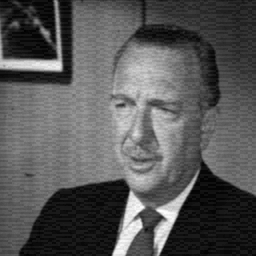
#> input picture Results/Walter_Fresh_Watermarked.png, 256 x 256 px
$ python simulate_face_swap.py
#> lines starting #> are read from the running program, lines starting #| are printed output that depends on the picture; after the words box and inside, x2 and y2 are one past the last pixel; in counts of white or black regions, pixels touching at a corner belong together; pictures that were not available may be replaced by others from this repository, and a replacement may not be noted
import os
import cv2
import numpy as np

def simulate_seamless_faceswap():
    base_dir = os.path.dirname(os.path.dirname(os.path.abspath(__file__)))
    results_dir = os.path.join(base_dir, "Results")
    attacked_dir = os.path.join(base_dir, "watermarked_attacked_images")
    os.makedirs(attacked_dir, exist_ok=True)

    target_path = os.path.join(results_dir, "Walter_Fresh_Watermarked.png")
    donor_path = os.path.join(base_dir, "RawImages", "Lena.png")

    if not os.path.exists(target_path):
        print(f"[!] Error: Could not find watermarked target at {target_path}")
        return
    if not os.path.exists(donor_path):
        print(f"[!] Error: Could not find donor image at {donor_path}")
        return

    target_img = cv2.imread(target_path, cv2.IMREAD_GRAYSCALE)
#> target_img is the input picture: shape (256, 256); min 0, max 253, mean 86.8
    donor_img = cv2.imread(donor_path, cv2.IMREAD_GRAYSCALE)
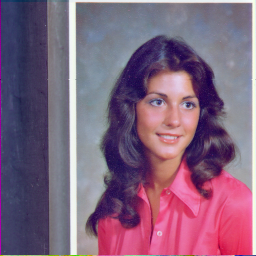
#> input picture RawImages/Lena.tiff, 256 x 256 px, given in place of Lena.png, which was not available
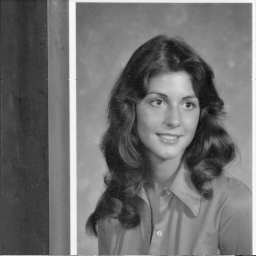
#> donor_img: shape (256, 256); min 14, max 250, mean 111.2

    target_img = cv2.resize(target_img, (256, 256))
    donor_img = cv2.resize(donor_img, (256, 256))

    y1, y2, x1, x2 = 70, 180, 80, 170
    donor_face = donor_img[y1:y2, x1:x2]
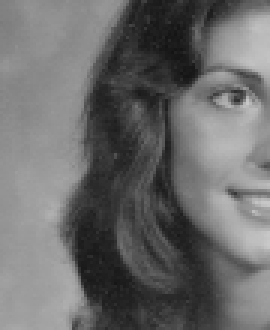
#> donor_face: shape (110, 90) (shown 3 times larger); min 20, max 201, mean 106.8

    mask = np.zeros_like(donor_face)
    cv2.ellipse(mask, (donor_face.shape[1]//2, donor_face.shape[0]//2),
               (donor_face.shape[1]//2 - 5, donor_face.shape[0]//2 - 5),
               0, 0, 360, 255, -1)
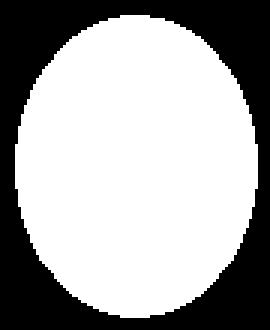
#> mask: shape (110, 90) (shown 3 times larger); 64.7% white; 1 black region, box (x1, y1, x2, y2) and area: (0, 0, 90, 110) 3491

    target_bgr = cv2.cvtColor(target_img, cv2.COLOR_GRAY2BGR)
    donor_face_bgr = cv2.cvtColor(donor_face, cv2.COLOR_GRAY2BGR)
    center = ((x1 + x2) // 2, (y1 + y2) // 2)

    swapped_bgr = cv2.seamlessClone(donor_face_bgr, target_bgr, mask, center, cv2.NORMAL_CLONE)
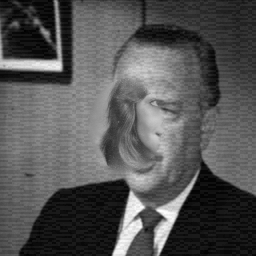
#> swapped_bgr: shape (256, 256, 3); min 0, max 253, mean 84.8
    swapped_gray = cv2.cvtColor(swapped_bgr, cv2.COLOR_BGR2GRAY)

    output_filename = "Walter-Cronkite_simswap.png"
    output_path = os.path.join(attacked_dir, output_filename)
    cv2.imwrite(output_path, swapped_gray)

    print(f"\n[+] SUCCESS! Simulated Face Swap saved to: {output_path}")

if __name__ == "__main__":
    simulate_seamless_faceswap()
